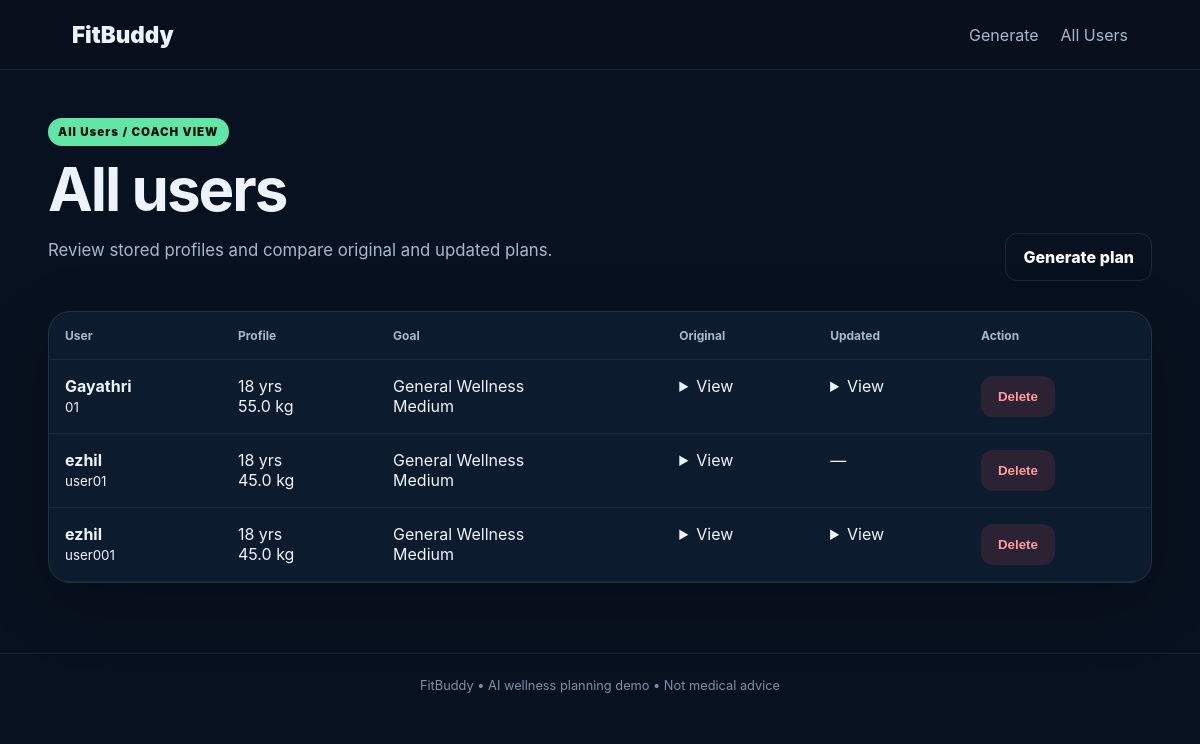
Screenshot of /view-all-users with the database file from the repository.
### app/models.py (models this page shows)
class User(Base):
    __tablename__ = "users"
    id: Mapped[int] = mapped_column(Integer, primary_key=True)
    user_id: Mapped[str] = mapped_column(String(80), unique=True, index=True)
    name: Mapped[str] = mapped_column(String(120))
    age: Mapped[int] = mapped_column(Integer)
    weight: Mapped[float] = mapped_column(Float)
    goal: Mapped[str] = mapped_column(String(80))
    intensity: Mapped[str] = mapped_column(String(20))
    created_at: Mapped[datetime] = mapped_column(DateTime(timezone=True), default=utc_now)

### app/routes.py (the view)
@router.get("/view-all-users", response_class=HTMLResponse)
def view_all_users(request: Request, db: Session = Depends(get_db)):
    users = db.scalars(select(User).order_by(User.created_at.desc())).all()
    plans = {p.user_id: p for p in db.scalars(select(Plan)).all()}
    return templates.TemplateResponse(request=request, name="all_users.html",
        context={"title": "All Users", "users": [row(u, plans.get(u.user_id)) for u in users]})

### templates/all_users.html
{% extends "base.html" %}
{% block content %}
<section class="result-head"><div><span class="badge">All Users / COACH VIEW</span><h1>All users</h1><p>Review stored profiles and compare original and updated plans.</p></div><a class="secondary" href="/">Generate plan</a></section>
{% if not users %}<section class="card empty"><h2>No users yet</h2><p>Generate your first plan from the home page.</p></section>
{% else %}<section class="card table-wrap"><table><thead><tr><th>User</th><th>Profile</th><th>Goal</th><th>Original</th><th>Updated</th><th>Action</th></tr></thead><tbody>
{% for user in users %}<tr><td><strong>{{ user.name }}</strong><br><small>{{ user.user_id }}</small></td>
<td>{{ user.age }} yrs<br>{{ user.weight }} kg</td><td>{{ user.goal|title }}<br>{{ user.intensity|title }}</td>
<td><details><summary>View</summary><pre class="mini">{{ user.original_plan }}</pre></details></td>
<td>{% if user.updated_plan %}<details><summary>View</summary><pre class="mini">{{ user.updated_plan }}</pre></details>{% else %}—{% endif %}</td>
<td><form action="/delete-user/{{ user.user_id }}" method="post" onsubmit="return confirmDelete()"><button class="danger">Delete</button></form></td></tr>
{% endfor %}</tbody></table></section>{% endif %}
{% endblock %}

### templates/base.html (shortened to what this page needs)
<!doctype html>
<html lang="en">
<head>
<link rel="stylesheet" href="/static/css/style.css">
</head>
<body>
<header class="topbar"><a class="brand" href="/">FitBuddy</a>
<nav><a href="/">Generate</a><a href="/view-all-users">All Users</a></nav></header>
<main class="page">{% block content %}{% endblock %}</main>
<footer>FitBuddy • AI wellness planning demo • Not medical advice</footer>
</body></html>

### static/css/style.css (style rules this page uses)
* { box-sizing:border-box }
body { margin:0;min-height:100vh;font-family:Inter,system-ui,sans-serif;color:#edf4ff;background:#08111f }
a { color:inherit }
.topbar { height:70px;display:flex;align-items:center;justify-content:space-between;padding:0 6%;border-bottom:1px solid #ffffff18;background:#08111fcc;position:sticky;top:0;z-index:5 }
.brand { text-decoration:none;font-size:1.4rem;font-weight:900 }
.topbar nav { display:flex;gap:22px }
.topbar nav a { text-decoration:none;color:#a9b8ca }
.page { width:min(1180px,92%);margin:auto;padding:48px 0 70px }
.hero h1,.result-head h1 { font-size:clamp(2.4rem,6vw,4.6rem);line-height:.98;letter-spacing:-2px;margin:14px 0 }
.hero p,.result-head p { color:#a9b8ca;line-height:1.7;font-size:1.05rem }
.badge,.status { display:inline-block;background:#62e6a8;color:#07120e;border-radius:999px;padding:7px 10px;font-size:.72rem;font-weight:900;letter-spacing:1px }
.card { background:#0f1d31e8;border:1px solid #ffffff16;border-radius:22px;padding:28px;margin-top:18px;box-shadow:0 20px 70px #0003 }
.primary,.secondary,.danger { border:0;border-radius:12px;padding:13px 17px;font-weight:800;cursor:pointer;text-decoration:none;display:inline-block }
.secondary { border:1px solid #ffffff18;background:transparent;color:#fff }
.danger { background:#ff5a5a20;color:#ff9c9c }
.result-head { display:flex;justify-content:space-between;gap:20px;align-items:end;margin-bottom:30px }
.result-head h1 { font-size:clamp(2.3rem,5vw,3.8rem) }
.table-wrap { padding:0;overflow:auto }
.table-wrap table { width:100%;min-width:1000px;border-collapse:collapse }
.table-wrap th,.table-wrap td { padding:16px;text-align:left;border-bottom:1px solid #ffffff12;vertical-align:top }
.table-wrap th { color:#a9b8ca;font-size:.75rem }
footer { text-align:center;padding:24px;color:#7f91a7;border-top:1px solid #ffffff12;font-size:.8rem }

### rows the page displays
User: name "Gayathri", user_id "01", weight "55.0", goal "General Wellness", intensity "Medium"
User: name "ezhil", user_id "user01", weight "45.0", goal "General Wellness", intensity "Medium"
User: name "ezhil", user_id "user001", weight "45.0", goal "General Wellness", intensity "Medium"

### other values shown
{{ user.age }} "18" "18" "18"
